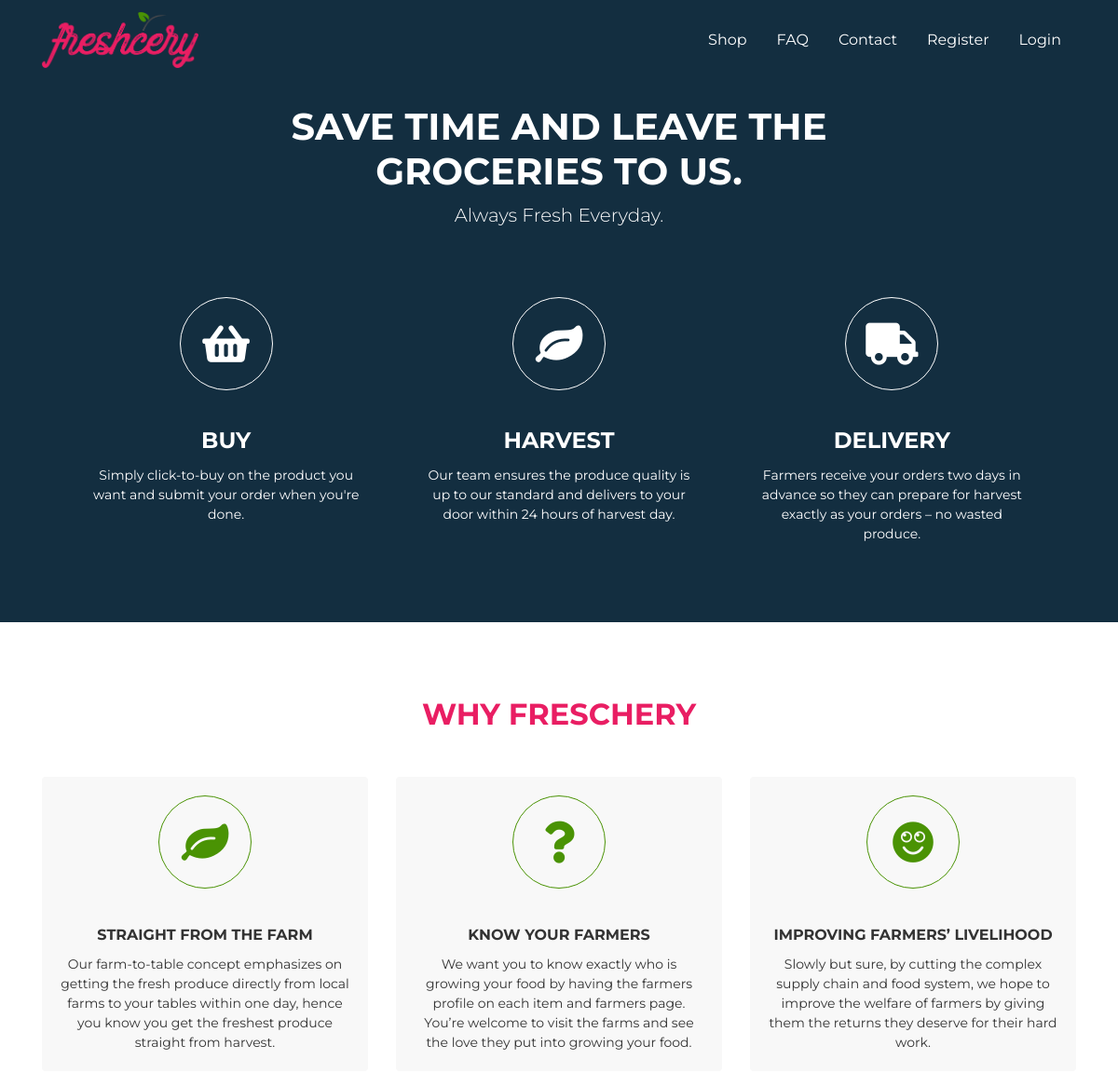
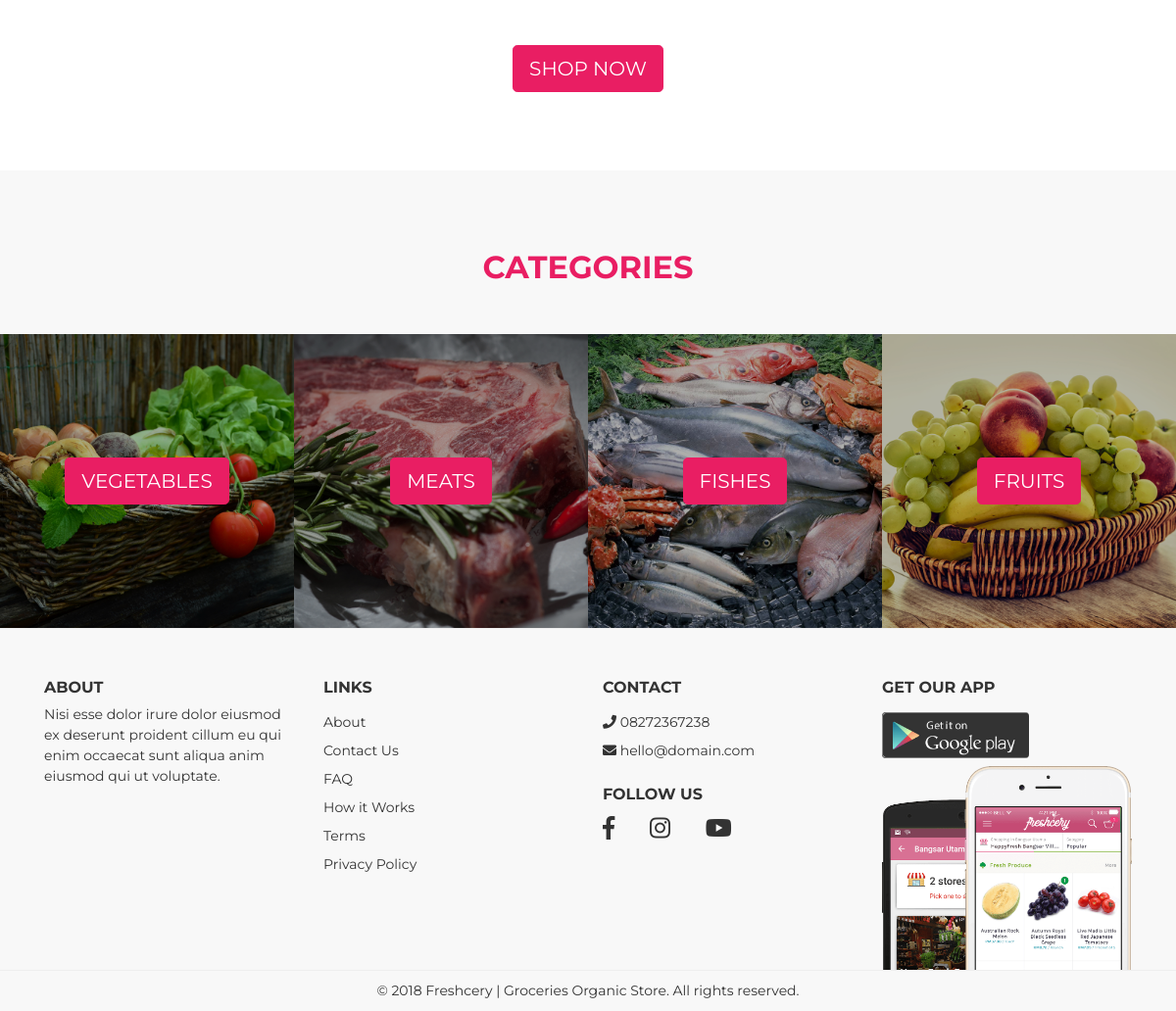
The page / on the database its author committed (2 pictures, top to bottom).
### tables this page shows
CREATE TABLE `categories` (
  `id` int(3) NOT NULL,
  `name` varchar(200) NOT NULL,
  `image` varchar(200) NOT NULL,
  `icon` varchar(200) NOT NULL,
  `description` varchar(200) NOT NULL,
  `created_at` timestamp NOT NULL DEFAULT current_timestamp()
);

### index.php (the view, shortened to what this page needs)
<?php require "includes/header.php"; ?>
<?php require "config/config.php"; ?>
<?php
    $categories = $conn->query("SELECT * FROM categories");
    $categories->execute();
    $allCategories = $categories->fetchAll(PDO::FETCH_OBJ);
?>
    <div id="page-content" class="page-content">
        <div class="banner">
            <div class="jumbotron jumbotron-video text-center bg-dark mb-0 rounded-0">
                <video width="100%" preload="auto" loop autoplay muted>
                    <source src='assets/media/explore.mp4' type='video/mp4' />
                    <source src='assets/media/explore.webm' type='video/webm' />
                </video>
                <div class="container">
                    <h1 class="pt-5">
                        Save time and leave the<br>
                        groceries to us.
                    </h1>
                    <p class="lead">
                        Always Fresh Everyday.
                    </p>
                    <div class="row">
                        <div class="col-md-4">
                            <div class="card border-0 text-center">
                                <div class="card-icon">
                                    <div class="card-icon-i">
                                        <i class="fa fa-shopping-basket"></i>
                                    </div>
                                </div>
                                <div class="card-body">
                                    <h4 class="card-title">
                                        Buy
                                    </h4>
                                    <p class="card-text">
                                        Simply click-to-buy on the product you want and submit your order when you're done.
                                    </p>
                                </div>
                            </div>
                        </div>
                        <div class="col-md-4">
                            <div class="card border-0 text-center">
                                <div class="card-icon">
                                    <div class="card-icon-i">
                                        <i class="fas fa-leaf"></i>
                                    </div>
                                </div>
                                <div class="card-body">
                                    <h4 class="card-title">
                                        Harvest
                                    </h4>
                                    <p class="card-text">
                                        Our team ensures the produce quality is up to our standard and delivers to your door within 24 hours of harvest day.
                                    </p>
                                </div>
                            </div>
                        </div>
                        <div class="col-md-4">
                            <div class="card border-0 text-center">
                                <div class="card-icon">
                                    <div class="card-icon-i">
                                        <i class="fa fa-truck"></i>
                                    </div>
                                </div>
                                <div class="card-body">
                                    <h4 class="card-title">
                                        Delivery
                                    </h4>
                                    <p class="card-text">
                                        Farmers receive your orders two days in advance so they can prepare for harvest exactly as your orders – no wasted produce.
                                    </p>
                                </div>
                            </div>
                        </div>
                    </div>
                </div>
            </div>
        </div>
        <section id="why">
            <h2 class="title">Why Freschery</h2>
            <div class="container">
                <div class="row">
                    <div class="col-md-4">
                        <div class="card border-0 text-center gray-bg">
                            <div class="card-icon">
                                <div class="card-icon-i text-success">
                                    <i class="fas fa-leaf"></i>
                                </div>
                            </div>
                            <div class="card-body">
                                <h4 class="card-title">
                                    Straight from the Farm
                                </h4>
                                <p class="card-text">
                                    Our farm-to-table concept emphasizes on getting the fresh produce directly from local farms to your tables within one day, hence you know you get the freshest produce straight from harvest.
                                </p>
                            </div>
                        </div>
                    </div>
                    <div class="col-md-4">
                        <div class="card border-0 text-center gray-bg">
                            <div class="card-icon">
                                <div class="card-icon-i text-success">
                                    <i class="fa fa-question"></i>
                                </div>
                            </div>
                            <div class="card-body">
                                <h4 class="card-title">
                                    Know Your Farmers
                                </h4>
                                <p class="card-text">
                                    We want you to know exactly who is growing your food by having the farmers profile on each item and farmers page. You’re welcome to visit the farms and see the love they put into growing your food.
                                </p>
                            </div>
                        </div>
                    </div>
                    <div class="col-md-4">
                        <div class="card border-0 text-center gray-bg">
                            <div class="card-icon">
                                <div class="card-icon-i text-success">
                                    <i class="fas fa-smile"></i>
                                </div>
                            </div>
                            <div class="card-body">
                                <h4 class="card-title">
                                    Improving Farmers’ Livelihood
                                </h4>
                                <p class="card-text">
                                    Slowly but sure, by cutting the complex supply chain and food system, we hope to improve the welfare of farmers by giving them the returns they deserve for their hard work.
                                </p>
                            </div>
                        </div>
                    </div>
                    <div class="col-md-12 mt-5 text-center">
                        <a href="shop.php" class="btn btn-primary btn-lg">SHOP NOW</a>
                    </div>
                </div>
            </div>
        </section>
        <section id="categories" class="pb-0 gray-bg">
            <h2 class="title">Categories</h2>
            <div class="landing-categories owl-carousel">
              <?php foreach($allCategories as $category) : ?>
                <div class="item">
                    <div class="card rounded-0 border-0 text-center">
                        <div class="card-img-overlay d-flex align-items-center justify-content-center">
                            <a href="shop.php" class="btn btn-primary btn-lg"><?php echo $category->name; ?></a>
                        </div>
                    </div>
                </div>
               <?php endforeach; ?>
            </div>
        </section>
    </div>
<?php require "includes/footer.php"; ?>

### assets/packages/o2system-ui/o2system-ui.css (style rules this page uses)
.bg-dark { background:#132e40 !important }
body { color:#333;font-size:14px;font-family:"Oxygen", "Helvetica Neue", Arial, sans-serif }
a { text-decoration:none !important;outline:0 !important }
input,select,.btn,.form-control,.dropdown-menu,.input-group-text { font-size:0.8rem }
.btn-lg,.btn-group-lg>.btn,.form-control-lg { font-size:1.25rem }
.btn-primary { color:#FFF;background-color:#3783b5;border-color:#3783b5 }
.card .card-img-overlay { color:#fff;background:rgba(0,0,0,0.3) }
.card .card-icon { text-align:center;padding:20px 0 }
.card .card-icon .card-icon-i { margin:0 auto;width:100px;height:100px;overflow:hidden;border-radius:50%;text-align:center;border:1px solid rgba(0,0,0,0.125) }
.card .card-icon .card-icon-i i,.card .card-icon .card-icon-i span { font-size:45px;line-height:100px }
.jumbotron { padding:4rem }
.jumbotron.jumbotron-video { position:relative;z-index:2;overflow:hidden }
.jumbotron.jumbotron-video video { position:absolute;top:0;right:0;bottom:0;left:0;overflow:hidden;z-index:1;width:100% }
.jumbotron.jumbotron-video h1,.jumbotron.jumbotron-video p { z-index:5;position:relative;color:#FFF }

### assets/css/theme.css (style rules this page uses)
body { color: #333333; font-size: 14px; font-family: "Montserrat", "Helvetica Neue", Arial, sans-serif; background: #fff; }
h1, h2, h3, h4, h5, h6 { text-transform: uppercase !important; font-weight: 700 !important; }
.btn-primary { background: #E91E63; border-color: #E91E63; }
.gray-bg { background: #f8f8f8; }
section { padding: 80px 0; }
section .card-title { font-size: 1rem; }
.title { text-align: center; color: #E91E63; margin-bottom: 3rem; }
.text-success { color: #4A9304 !important; }
.banner .jumbotron { margin-bottom: 0; }
.banner .jumbotron .container { position: relative; z-index: 5; }
.banner .jumbotron .container .card { margin-top: 2.3rem; z-index: 5; background-color: transparent; }
.banner .jumbotron .container .card .card-icon .card-icon-i { border-color: #FFF; color: #FFF; }
.banner .jumbotron .container .card .card-icon .card-icon-i i { color: #FFF; }
.banner .jumbotron .container .card .card-body .card-title { color: #FFF; text-transform: uppercase; }
.card .card-icon-i.text-success { border-color: #4A9304; }

### rows shown on the page
categories: name "VEGETABLES"
categories: name "MEATS"
categories: name "FISHES"
categories: name "FRUITS"
